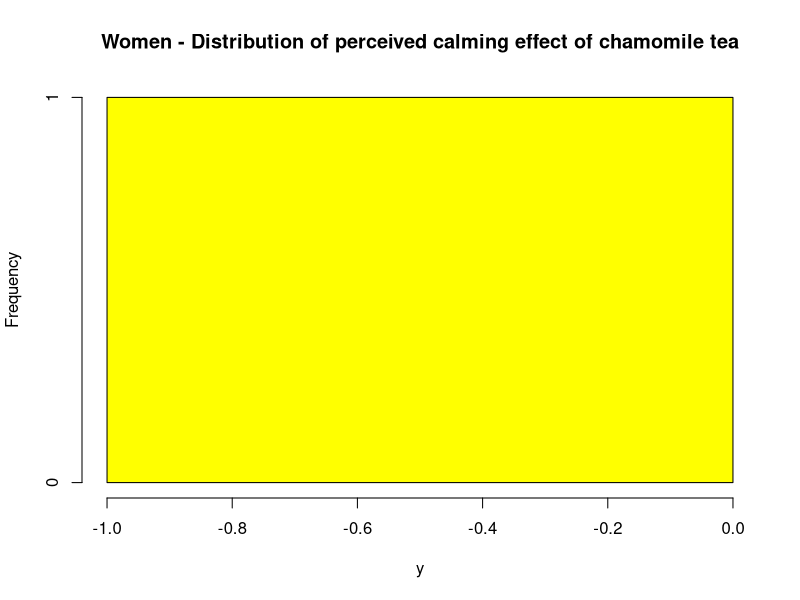
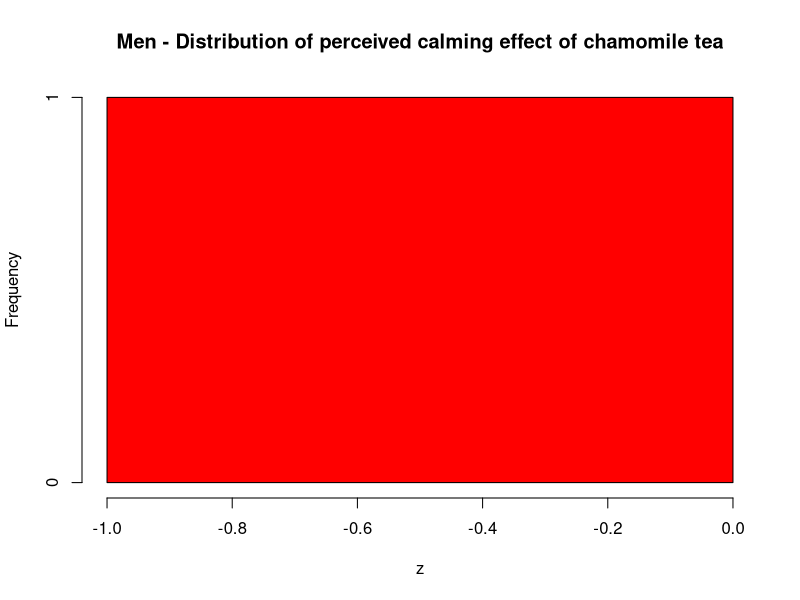

Source code (R) for these figures, in order:
y <- dnorm(100, 4.7, 0.65)
hist(y, 
     main = "Women - Distribution of perceived calming effect of chamomile tea", 
     ylab = "Frequency",
     col = "yellow")
     

z <- dnorm(100, 3.2, 0.85)
hist(z, 
     main = "Men - Distribution of perceived calming effect of chamomile tea", 
     ylab = "Frequency",
     col = "red")

